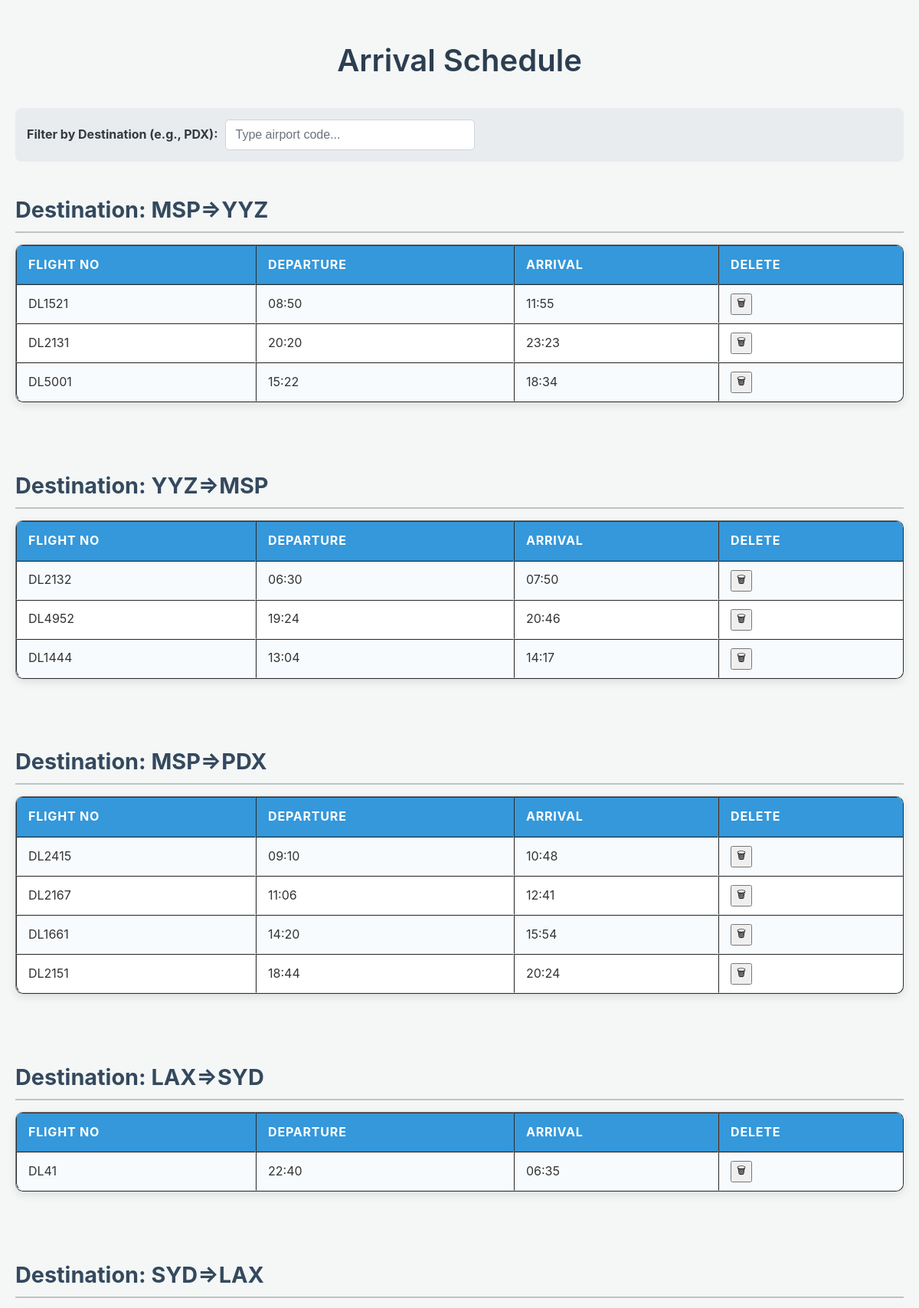
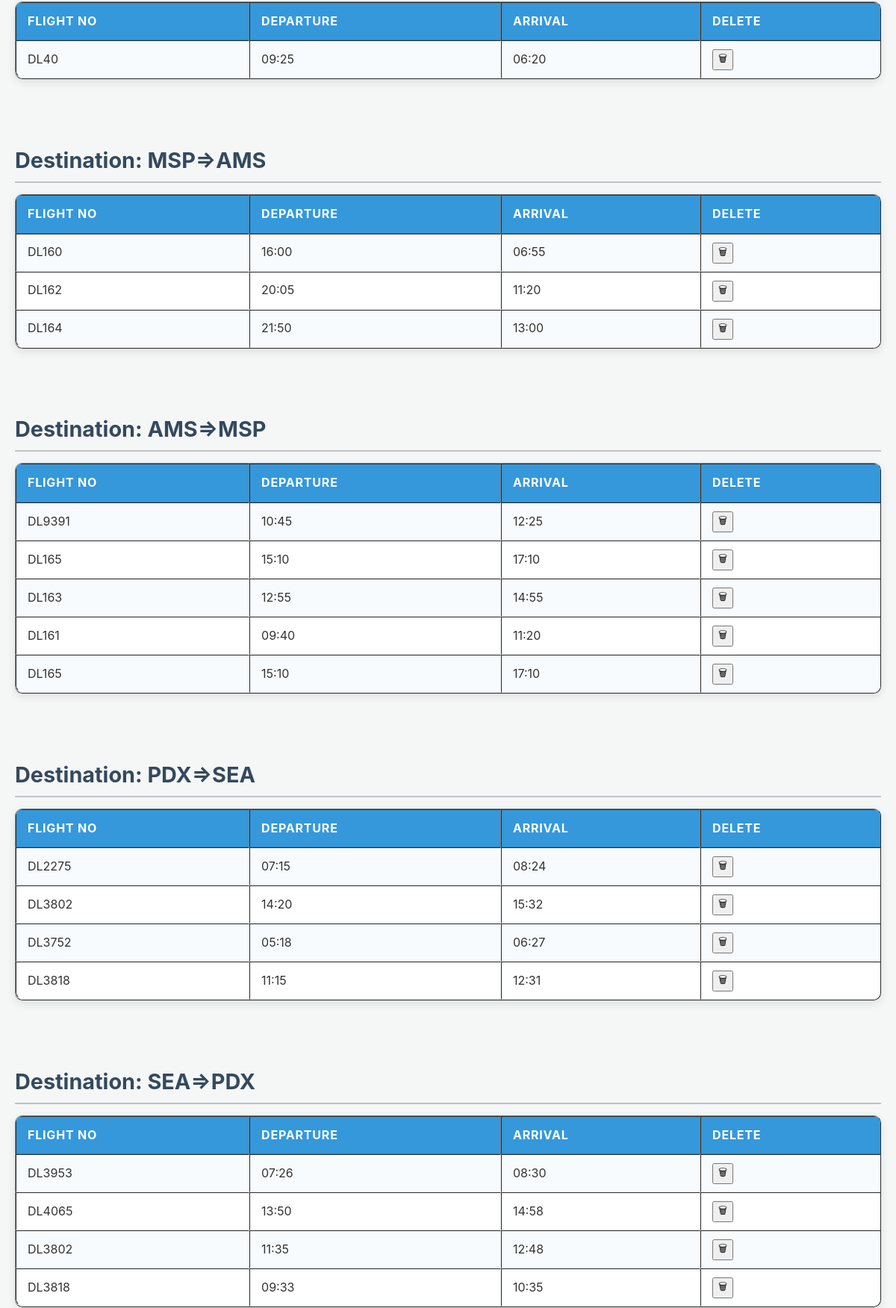
The page / (upper part) on the database its author committed (2 pictures, top to bottom).
### tables this page shows
CREATE TABLE flights (
    id INTEGER PRIMARY KEY AUTOINCREMENT,
    flightno TEXT,
    src TEXT,
    dst TEXT,
    departure TEXT,
    arrival TEXT,
    duration INTEGER
);

### app.py (the view)
@app.route('/')
def view_page():
    conn = get_connection()
    cur = conn.cursor()
    cur.execute("""
        SELECT id,flightno, src, dst, departure, arrival, duration
        FROM flights
    """)
    rows = cur.fetchall()
    conn.close()
    data_by_dest = {}
    for row in rows:
        dst = row['dst']
        src = row ['src']
        srcdst = src+'=>'+dst
        departure = datetime.strptime(row['departure'], '%Y-%m-%d %H:%M:%S')
        arrival = datetime.strptime(row['arrival'], '%Y-%m-%d %H:%M:%S')
        if srcdst not in data_by_dest:
            data_by_dest[srcdst] = []
        data_by_dest[srcdst].append({
            'flightno': row['flightno'],
            'departure': departure.strftime('%H:%M'),
            'arrival': arrival.strftime('%H:%M'),
            'duration':row['duration'],
            'id':row['id']
        })
    return render_template("view.html", data=data_by_dest)

### app.py (called while the page is built)
def get_connection():
    conn = sqlite3.connect(DB)
    conn.row_factory = sqlite3.Row
    return conn

### templates/view.html (shortened to what this page needs)
<!DOCTYPE html>
<html>
<head>
    <link rel="stylesheet" href="{{ url_for('static', filename='style.css') }}">
</head>
<body>
    <h1>Arrival Schedule</h1>
    <div  class="filter-container" style="margin-bottom: 20px;">
    <label for="tableFilter">Filter by Destination (e.g., PDX):</label>
    <input type="text" id="tableFilter" onkeyup="filterTables()" placeholder="Type airport code...">
</div>
    {% for dest, records in data.items() %}
        <div class="destination-group" id="group-{{ dest }}">
        <h2>Destination: {{ dest }}</h2>
        <table border="1" id="table-{{ dest }}">
            <tr>
                <th>Flight No</th>
                <th>Departure</th>
                <th>Arrival</th>
                <th>Delete</th>
            </tr>
            {% for record in records %}
                <tr>
                    <td>{{ record.flightno }}</td>
                    <td>{{ record.departure }}</td>
                    <td>{{ record.arrival }}</td>
                    <td>
                    <button class="delete-btn" onclick="showDeleteConfirm({{ record.id }}, this)">🗑
                    </button>
                    </td>
                </tr>
            {% endfor %}
        </table>
        <br>
        </div>
    {% endfor %}
</body>
</html>

### static/style.css (style rules this page uses)
body { font-family: 'Inter', Arial, sans-serif; margin: 0; padding: 20px; background-color: #f4f7f6; color: #333; line-height: 1.6; }
h1 { text-align: center; color: #2c3e50; margin-bottom: 30px; font-size: 2.5em; font-weight: 600; }
h2 { color: #34495e; margin-top: 40px; margin-bottom: 15px; font-size: 1.8em; border-bottom: 2px solid #bdc3c7; padding-bottom: 5px; }
table { width: 100%; border-collapse: separate; border-spacing: 0; margin-bottom: 20px; background-color: #ffffff; box-shadow: 0 4px 12px rgba(0, 0, 0, 0.1); border-radius: 10px; overflow: hidden; }
th { background-color: #3498db; color: white; padding: 12px 15px; text-align: left; font-weight: 700; text-transform: uppercase; letter-spacing: 0.05em; border-bottom: 1px solid #2980b9; }
td { padding: 10px 15px; text-align: left; border-bottom: 1px solid #ecf0f1; border-right: 1px solid #ecf0f1; }
td:last-child, th:last-child { border-right: none; }
tbody tr:nth-child(even) { background-color: #f8fbfd; }
table tbody tr:last-child td:first-child { border-bottom-left-radius: 10px; }
table tbody tr:last-child td:last-child { border-bottom-right-radius: 10px; }
.filter-container { margin-bottom: 20px; padding: 15px; background-color: #e9ecef; border-radius: 8px; display: flex; align-items: center; gap: 10px; flex-wrap: wrap; }
.filter-container label { font-weight: bold; color: #343a40; }
.filter-container input[type="text"] { flex-grow: 1; padding: 10px 12px; border: 1px solid #ced4da; border-radius: 5px; font-size: 1em; max-width: 300px; }
.filter-container input[type="text"]::placeholder { color: #6c757d; }

### rows shown on the page
flights: flightno "DL1521", departure "08:50", arrival "11:55"
flights: flightno "DL2131", departure "20:20", arrival "23:23"
flights: flightno "DL5001", departure "15:22", arrival "18:34"
flights: flightno "DL2132", departure "06:30", arrival "07:50"
flights: flightno "DL4952", departure "19:24", arrival "20:46"
flights: flightno "DL1444", departure "13:04", arrival "14:17"
flights: flightno "DL2415", departure "09:10", arrival "10:48"
flights: flightno "DL2167", departure "11:06", arrival "12:41"
flights: flightno "DL1661", departure "14:20", arrival "15:54"
flights: flightno "DL2151", departure "18:44", arrival "20:24"
flights: flightno "DL41", departure "22:40", arrival "06:35"
flights: flightno "DL40", departure "09:25", arrival "06:20"
flights: flightno "DL160", departure "16:00", arrival "06:55"
flights: flightno "DL162", departure "20:05", arrival "11:20"
flights: flightno "DL164", departure "21:50", arrival "13:00"
flights: flightno "DL9391", departure "10:45", arrival "12:25"
flights: flightno "DL165", departure "15:10", arrival "17:10"
flights: flightno "DL163", departure "12:55", arrival "14:55"
flights: flightno "DL161", departure "09:40", arrival "11:20"
flights: flightno "DL165", departure "15:10", arrival "17:10"
flights: flightno "DL2275", departure "07:15", arrival "08:24"
flights: flightno "DL3802", departure "14:20", arrival "15:32"
flights: flightno "DL3752", departure "05:18", arrival "06:27"
flights: flightno "DL3818", departure "11:15", arrival "12:31"
flights: flightno "DL3953", departure "07:26", arrival "08:30"
flights: flightno "DL4065", departure "13:50", arrival "14:58"
flights: flightno "DL3802", departure "11:35", arrival "12:48"
flights: flightno "DL3818", departure "09:33", arrival "10:35"

### other values the page prints
{{ dest }} "MSP=>YYZ" "YYZ=>MSP" "MSP=>PDX" "LAX=>SYD" "SYD=>LAX" "MSP=>AMS" "AMS=>MSP" "PDX=>SEA" "SEA=>PDX"
